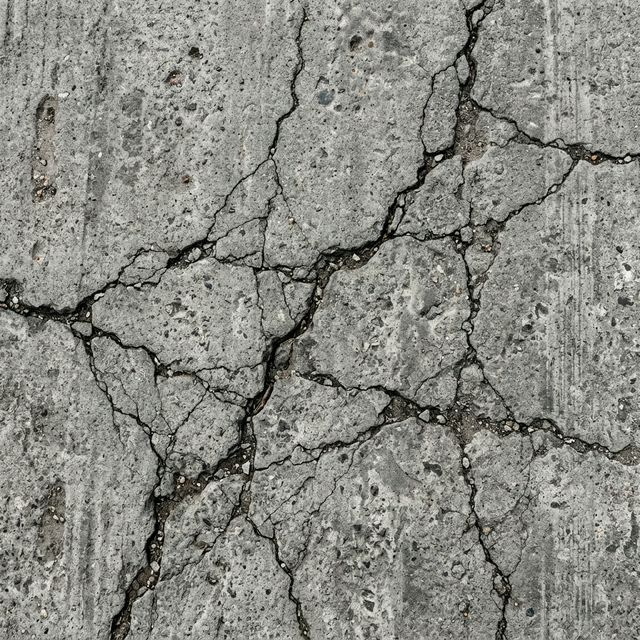
#> input picture data/road_test1.jpg, 640 x 640 px; its folder holds only this picture in this run
$ python main.py
#> lines starting #> are read from the running program, lines starting #| are printed output that depends on the picture; after the words box and inside, x2 and y2 are one past the last pixel; in counts of white or black regions, pixels touching at a corner belong together
### src/utils.py
"""
utils.py
---------
Utility functions for the Smart Pavement Crack Detection System:
  - Loading images
  - Saving images
  - Displaying intermediate results using Matplotlib
"""

import os
import cv2
import matplotlib.pyplot as plt


def load_image(image_path):
    """
    Load an image from disk.

    Parameters:
        image_path (str): Path to the image file.

    Returns:
        numpy.ndarray: Loaded BGR image.

    Raises:
        FileNotFoundError: If the image file does not exist.
        ValueError: If OpenCV fails to read the image.
    """
#> called with image_path = 'data/road_test1.jpg'
    if not os.path.exists(image_path):
        raise FileNotFoundError(f"Image not found: {image_path}")

    image = cv2.imread(image_path)
#> image is the input picture: shape (640, 640, 3); mean B, G, R 131.9, 138.1, 137.5

    if image is None:
        raise ValueError(f"Could not read image: {image_path}")

    print(f"[INFO] Loaded image: {image_path}  "
          f"(Size: {image.shape[1]}x{image.shape[0]})")
#| [INFO] Loaded image: data/road_test1.jpg  (Size: 640x640)
    return image


def save_image(image, output_path):
    """
    Save an image to disk. Creates parent directories if they don't exist.

    Parameters:
        image (numpy.ndarray): Image to save.
        output_path (str): Destination file path.
    """
    # Create output directory if it doesn't exist
    os.makedirs(os.path.dirname(output_path), exist_ok=True)
    cv2.imwrite(output_path, image)
    print(f"[INFO] Saved image: {output_path}")


# [37 lines left out: function display_results, not called in this run]


def display_detailed_results(stages_dict, save_path=None):
    """
    Display intermediate processing stages in a 2-row grid layout.
    Use this for showing all pipeline stages at once.

    Parameters:
        stages_dict (dict): Dictionary of stage_name -> image pairs.
        save_path (str or None): If provided, save the figure to this path.
    """
    num = len(stages_dict)
    cols = min(num, 4)                     # max 4 columns
    rows = (num + cols - 1) // cols        # enough rows

    fig, axes = plt.subplots(rows, cols, figsize=(5 * cols, 5 * rows))

    # Flatten axes for easy iteration
    if rows == 1 and cols == 1:
        axes = [axes]
    else:
        axes = axes.flatten()

    for idx, (title, image) in enumerate(stages_dict.items()):
        if len(image.shape) == 3:
            axes[idx].imshow(cv2.cvtColor(image, cv2.COLOR_BGR2RGB))
        else:
            axes[idx].imshow(image, cmap="gray")
        axes[idx].set_title(title, fontsize=11, fontweight="bold")
        axes[idx].axis("off")

    # Hide any unused subplot slots
    for idx in range(num, len(axes)):
        axes[idx].axis("off")

    plt.tight_layout()

    if save_path:
        os.makedirs(os.path.dirname(save_path), exist_ok=True)
        plt.savefig(save_path, dpi=150, bbox_inches="tight")
        print(f"[INFO] Saved detailed results: {save_path}")

    plt.show()


def print_severity_report(severity, percentage, num_contours):
    """
    Print a formatted severity report to the console.

    Parameters:
        severity (str): Severity label ("LOW", "MEDIUM", or "HIGH").
        percentage (float): Percentage of image covered by cracks.
        num_contours (int): Number of crack contours detected.
    """
    print("\n" + "=" * 50)
    print("        CRACK DETECTION REPORT")
    print("=" * 50)
    print(f"  Crack contours detected : {num_contours}")
    print(f"  Crack area coverage     : {percentage:.2f} %")
    print(f"  Severity level          : {severity}")
    print("=" * 50)

    if severity == "LOW":
        print("  -> Minor surface cracks. Road is mostly safe.")
    elif severity == "MEDIUM":
        print("  -> Moderate damage. Maintenance recommended.")
    else:
        print("  -> Severe cracking. Immediate repair needed!")
    print("=" * 50 + "\n")

### src/preprocessing.py
"""
preprocessing.py
-----------------
This module contains functions for image preprocessing steps:
  - Grayscale conversion
  - Noise removal (Gaussian Blur)
  - Adaptive thresholding
  - CLAHE (Contrast Limited Adaptive Histogram Equalization)
"""

import cv2
import numpy as np


def convert_to_grayscale(image):
    """
    Convert a BGR color image to grayscale.

    Parameters:
        image (numpy.ndarray): Input BGR image.

    Returns:
        numpy.ndarray: Grayscale image.
    """
    gray = cv2.cvtColor(image, cv2.COLOR_BGR2GRAY)
    return gray


def apply_gaussian_blur(image, kernel_size=(5, 5)):
    """
    Apply Gaussian Blur to remove noise from the image.

    A larger kernel size results in more blurring. The default (5, 5)
    provides a good balance between noise removal and detail preservation.

    Parameters:
        image (numpy.ndarray): Input grayscale image.
        kernel_size (tuple): Size of the Gaussian kernel. Must be odd numbers.

    Returns:
        numpy.ndarray: Blurred image.
    """
    blurred = cv2.GaussianBlur(image, kernel_size, 0)
    return blurred


def apply_clahe(image, clip_limit=2.0, tile_grid_size=(8, 8)):
    """
    Apply CLAHE (Contrast Limited Adaptive Histogram Equalization) to
    enhance the contrast of the grayscale image. This helps in making
    cracks more visible against the road surface.

    Parameters:
        image (numpy.ndarray): Input grayscale image.
        clip_limit (float): Threshold for contrast limiting.
        tile_grid_size (tuple): Size of the grid for histogram equalization.

    Returns:
        numpy.ndarray: Contrast-enhanced image.
    """
#> called with clip_limit = 2, tile_grid_size = (8, 8)
    clahe = cv2.createCLAHE(clipLimit=clip_limit, tileGridSize=tile_grid_size)
    enhanced = clahe.apply(image)
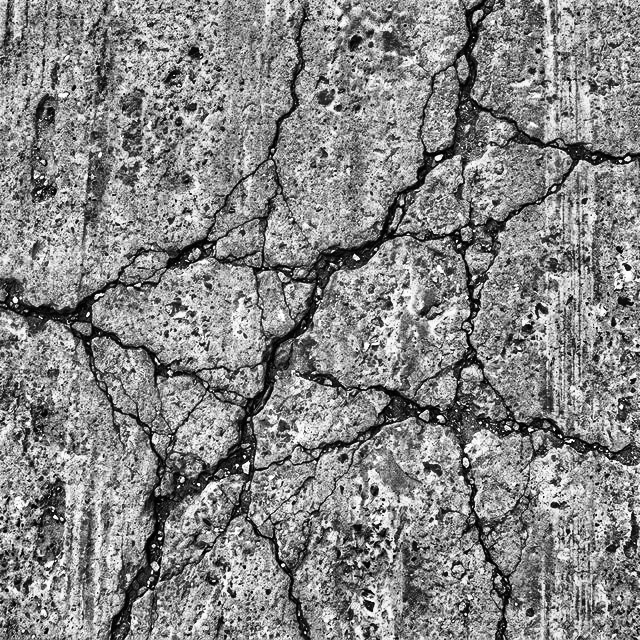
#> enhanced: shape (640, 640); min 0, max 255, mean 134.4
#> in apply_gaussian_blur, `blurred = cv2.GaussianBlur(image, kernel_size, 0)`:
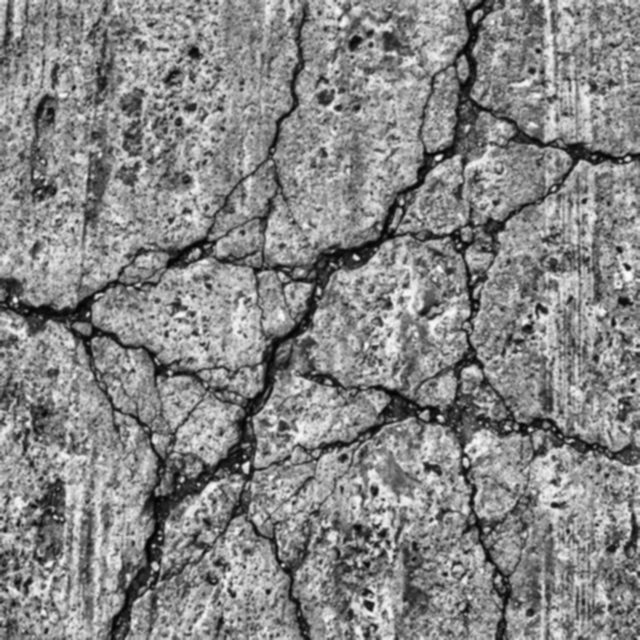
#> blurred: shape (640, 640); min 3, max 252, mean 134.4
    return enhanced


def apply_adaptive_threshold(image, max_value=255, block_size=11, constant=2):
    """
    Apply adaptive thresholding to create a binary image that highlights
    potential crack regions. Unlike global thresholding, adaptive
    thresholding calculates different thresholds for different areas,
    which works better for images with varying lighting conditions.

    Parameters:
        image (numpy.ndarray): Input grayscale image.
        max_value (int): Maximum value for thresholding.
        block_size (int): Size of the neighbourhood area. Must be odd.
        constant (int): Constant subtracted from the mean.

    Returns:
        numpy.ndarray: Binary (thresholded) image.
    """
    # Invert so that cracks (dark regions) become white
    thresh = cv2.adaptiveThreshold(
        image,
        max_value,
        cv2.ADAPTIVE_THRESH_GAUSSIAN_C,
        cv2.THRESH_BINARY_INV,
        block_size,
        constant
    )
    return thresh

### src/detection.py
"""
detection.py
-------------
This module contains functions for crack detection:
  - Canny Edge Detection
  - Morphological operations (dilation, erosion, opening, closing)
  - Contour detection and filtering
  - Crack severity classification
"""

import cv2
import numpy as np


#  Edge Detection

def apply_canny_edge_detection(image, low_threshold=50, high_threshold=150):
    """
    Apply Canny Edge Detection to find edges in the image.

    Canny edge detection uses two thresholds:
      - Pixels with gradient above high_threshold are strong edges.
      - Pixels between low and high are kept only if connected to strong edges.
      - Pixels below low_threshold are discarded.

    Parameters:
        image (numpy.ndarray): Input grayscale/blurred image.
        low_threshold (int): Lower threshold for edge detection.
        high_threshold (int): Upper threshold for edge detection.

    Returns:
        numpy.ndarray: Edge-detected binary image.
    """
#> called with low_threshold = 50, high_threshold = 150
    edges = cv2.Canny(image, low_threshold, high_threshold)
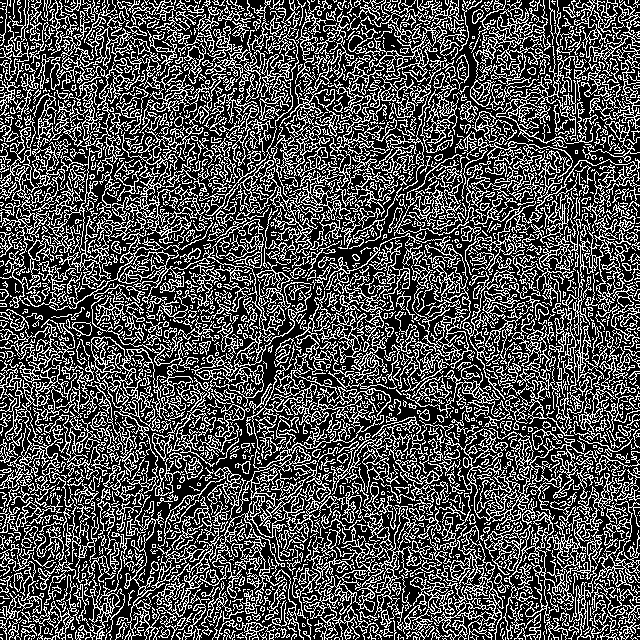
#> edges: shape (640, 640); 31.3% white in thin lines or dots
    return edges


#  Morphological Operations

def apply_dilation(image, kernel_size=(3, 3), iterations=1):
    """
    Apply dilation to make detected edges (cracks) thicker and more visible.
    Dilation expands white (foreground) regions.

    Parameters:
        image (numpy.ndarray): Input binary image.
        kernel_size (tuple): Size of the structuring element.
        iterations (int): Number of times dilation is applied.

    Returns:
        numpy.ndarray: Dilated image.
    """
    kernel = cv2.getStructuringElement(cv2.MORPH_RECT, kernel_size)
    dilated = cv2.dilate(image, kernel, iterations=iterations)
    return dilated


# [16 lines left out: function apply_erosion, not called in this run]


def apply_morphological_opening(image, kernel_size=(3, 3)):
    """
    Apply morphological opening (erosion followed by dilation).
    This removes small noise while preserving the shape of larger objects
    like cracks.

    Parameters:
        image (numpy.ndarray): Input binary image.
        kernel_size (tuple): Size of the structuring element.

    Returns:
        numpy.ndarray: Image after opening operation.
    """
    kernel = cv2.getStructuringElement(cv2.MORPH_RECT, kernel_size)
    opened = cv2.morphologyEx(image, cv2.MORPH_OPEN, kernel)
    return opened


def apply_morphological_closing(image, kernel_size=(3, 3)):
    """
    Apply morphological closing (dilation followed by erosion).
    This fills small gaps in detected crack lines, making them
    more continuous.

    Parameters:
        image (numpy.ndarray): Input binary image.
        kernel_size (tuple): Size of the structuring element.

    Returns:
        numpy.ndarray: Image after closing operation.
    """
    kernel = cv2.getStructuringElement(cv2.MORPH_RECT, kernel_size)
    closed = cv2.morphologyEx(image, cv2.MORPH_CLOSE, kernel)
    return closed


#  Full Morphological Pipeline

def apply_morphological_pipeline(image):
    """
    Apply a sequence of morphological operations optimised for crack
    detection:
      1. Closing  – fill small gaps in crack lines
      2. Opening  – remove isolated noise dots
      3. Dilation – make crack lines slightly thicker for visibility

    Parameters:
        image (numpy.ndarray): Input binary/edge image.

    Returns:
        numpy.ndarray: Cleaned binary image ready for contour detection.
    """
    # Step 1: Close small gaps in detected cracks
    closed = apply_morphological_closing(image, kernel_size=(3, 3))

    # Step 2: Remove isolated noise pixels
    opened = apply_morphological_opening(closed, kernel_size=(3, 3))

    # Step 3: Slightly dilate to enhance remaining crack lines
    result = apply_dilation(opened, kernel_size=(3, 3), iterations=1)

    return result


#  Contour Detection

def detect_contours(binary_image, min_area=100):
    """
    Find contours in the binary image and filter out very small ones
    that are likely noise rather than actual cracks.

    Parameters:
        binary_image (numpy.ndarray): Binary image (edges / threshold).
        min_area (int): Minimum contour area to keep. Contours with area
                        smaller than this are discarded as noise.

    Returns:
        list: Filtered list of contours (each contour is a numpy array).
    """
    contours, _ = cv2.findContours(
        binary_image, cv2.RETR_EXTERNAL, cv2.CHAIN_APPROX_SIMPLE
    )

    # Keep only contours larger than the minimum area threshold
    filtered_contours = [c for c in contours if cv2.contourArea(c) >= min_area]

    return filtered_contours


def draw_cracks_on_image(original_image, contours, color=(0, 0, 255),
                         thickness=2):
    """
    Draw detected crack contours on the original image.

    Parameters:
        original_image (numpy.ndarray): Original BGR image (a copy is drawn on).
        contours (list): List of contours to draw.
        color (tuple): BGR color for the contour lines. Default is red.
        thickness (int): Thickness of contour lines.

    Returns:
        numpy.ndarray: Image with cracks highlighted.
    """
    output = original_image.copy()
    cv2.drawContours(output, contours, -1, color, thickness)
    return output


#  Crack Severity Classification

def classify_crack_severity(contours, image_shape):
    """
    Classify the severity of cracks based on the total area covered
    by detected contours relative to the total image area.

    Severity Levels:
      - LOW    : crack area < 1 % of image
      - MEDIUM : crack area between 1 % and 5 %
      - HIGH   : crack area > 5 % of image

    Parameters:
        contours (list): Detected crack contours.
        image_shape (tuple): Shape of the image (height, width, ...).

    Returns:
        tuple: (severity_label, crack_percentage)
            severity_label (str): "LOW", "MEDIUM", or "HIGH"
            crack_percentage (float): Percentage of image covered by cracks.
    """
    # Calculate total area of all detected contours
    total_crack_area = sum(cv2.contourArea(c) for c in contours)

    # Total image area (height × width)
    image_area = image_shape[0] * image_shape[1]

    # Crack percentage
    crack_percentage = (total_crack_area / image_area) * 100 if image_area > 0 else 0

    # Classify severity
    if crack_percentage < 1.0:
        severity = "LOW"
    elif crack_percentage < 5.0:
        severity = "MEDIUM"
    else:
        severity = "HIGH"

    return severity, round(crack_percentage, 2)

### src/main.py
"""
main.py
--------
Entry point for the Smart Pavement Crack Detection System.

Usage:
    python src/main.py                      # Process all images in data/
    python src/main.py data/sample1.jpg     # Process a single image

Pipeline Overview:
    1. Load input image
    2. Convert to grayscale
    3. Enhance contrast (CLAHE)
    4. Apply Gaussian Blur for noise removal
    5. Detect edges using Canny Edge Detection
    6. Combine edge and threshold results
    7. Clean up with morphological operations
    8. Detect and filter contours
    9. Draw cracks on original image and classify severity
"""

import os
import sys
import glob

# ── Make sure the src/ package is importable ─────────────────────────────
# When running as  `python src/main.py` from the project root, the current
# working directory is the project root, so we need to add "src/" to the
# module search path.
sys.path.insert(0, os.path.join(os.path.dirname(__file__)))

from preprocessing import (
    convert_to_grayscale,
    apply_gaussian_blur,
    apply_clahe,
    apply_adaptive_threshold,
)
from detection import (
    apply_canny_edge_detection,
    apply_morphological_pipeline,
    detect_contours,
    draw_cracks_on_image,
    classify_crack_severity,
)
from utils import (
    load_image,
    save_image,
    display_detailed_results,
    print_severity_report,
)


#  Core Processing Pipeline

def process_image(image_path, output_dir="outputs"):
    """
    Run the complete crack detection pipeline on a single image.

    Parameters:
        image_path (str): Path to the input road image.
        output_dir (str): Directory where output images will be saved.

    Returns:
        tuple: (result_image, severity, percentage, num_contours)
    """
    # Step 1: Load the image
    original = load_image(image_path)

    # Step 2: Convert to grayscale
    gray = convert_to_grayscale(original)

    # Step 3: Enhance contrast using CLAHE
    enhanced = apply_clahe(gray)

    # Step 4: Apply Gaussian Blur to remove noise
    blurred = apply_gaussian_blur(enhanced, kernel_size=(5, 5))

    # Step 5: Apply Canny Edge Detection
    edges = apply_canny_edge_detection(blurred, low_threshold=50,
                                        high_threshold=150)

    # Step 6: Apply adaptive thresholding
    thresh = apply_adaptive_threshold(blurred, block_size=11, constant=2)
#> in apply_adaptive_threshold, `thresh = cv2.adaptiveThreshold( image, max_value, cv2.ADAPTIVE_THRESH_..`:
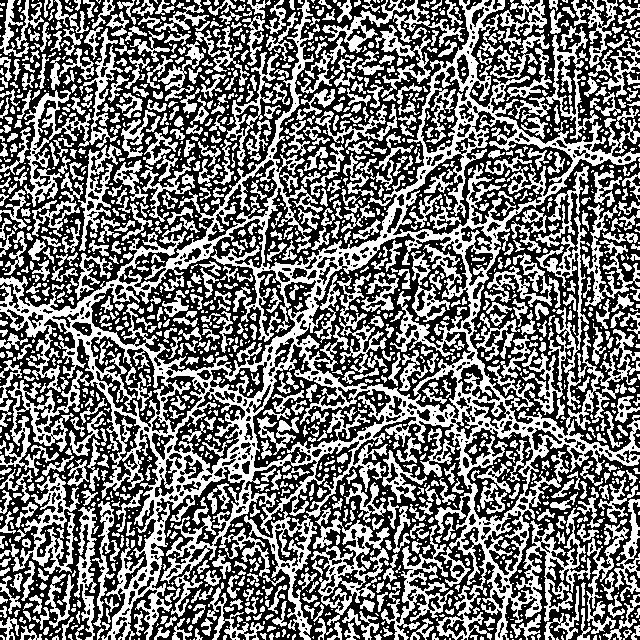
#> thresh: shape (640, 640); 45.6% white; 1982 white regions (1091 under 20 px), largest, box (x1, y1, x2, y2) and area: (0, 0, 640, 640) 69493, (24, 28, 123, 207) 3030, (311, 508, 390, 626) 2725

    # Step 7: Combine edges + threshold for robust detection
    #     Bitwise OR merges both results so we capture cracks detected
    #     by either method.
    import cv2
    combined = cv2.bitwise_or(edges, thresh)
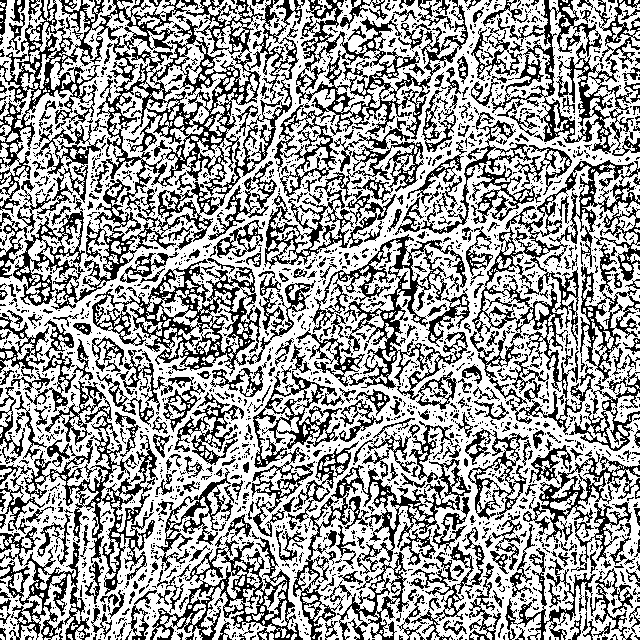
#> combined: shape (640, 640); 62.3% white; black in thin lines or dots

    # Step 8: Clean up with morphological operations
    cleaned = apply_morphological_pipeline(combined)
#> (the rest of the program and of its run is left out)
